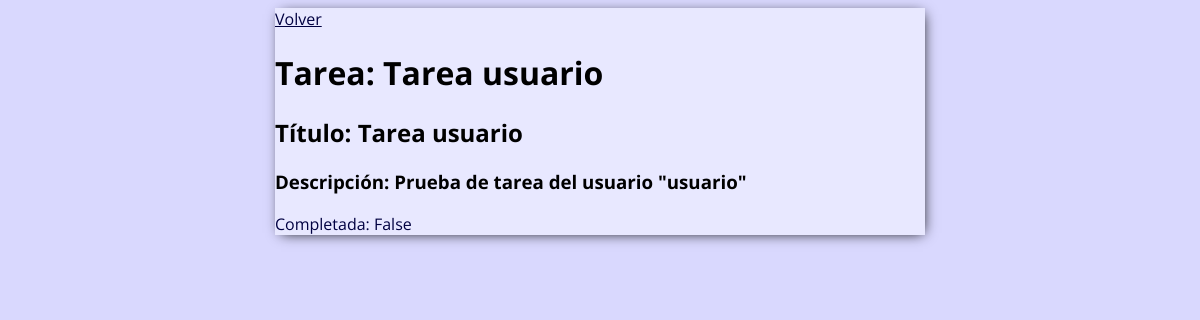
Screenshot of /tarea/6 (signed in) with the database file from the repository.
### base/models.py (models this page shows)
class Tarea(models.Model):
    usuario = models.ForeignKey(User,
                                on_delete=models.CASCADE,
                                null=True,
                                blank=True)
    titulo = models.CharField(max_length=200)
    descripcion = models.TextField(null=True,
                                blank=True)
    completada = models.BooleanField(default=False)
    creada = models.DateTimeField(auto_now_add=True)
    def __str__(self):
        return self.titulo
    class Meta:
        ordering = ['completada']

### base/views.py (the view)
# urls.py: path('tarea/<int:pk>', DetalleTarea.as_view(), name='tarea'),
class DetalleTarea(LoginRequiredMixin, DetailView):
    model = Tarea
    context_object_name = 'tarea'
    template_name = 'base/tarea.html'

### base/templates/base/tarea.html (shortened to what this page needs)
<!DOCTYPE html>
<html lang="es">
<head>
</head>
<body>
    {% extends 'base/principal.html' %}
    {% block content %}
    <a href="{% url 'tareas' %}">Volver</a>
    <h1>Tarea: {{tarea}}</h1>
    <h2>Título: {{tarea.titulo}}</h2>
    <h3>Descripción: {{tarea.descripcion}}</h3>
    <p>Completada: {{tarea.completada}}</p>
    {% endblock content %}

### base/templates/base/principal.html (style rules this page uses)
body { background-color: #D9D8FE; font-family: 'Open Sans', sans-serif; padding-rop: 60px; }
a, p { color: #000041; }

### rows the page displays
Tarea: titulo "Tarea usuario", descripcion "Prueba de tarea del usuario \"usuario\"", completada "False"
